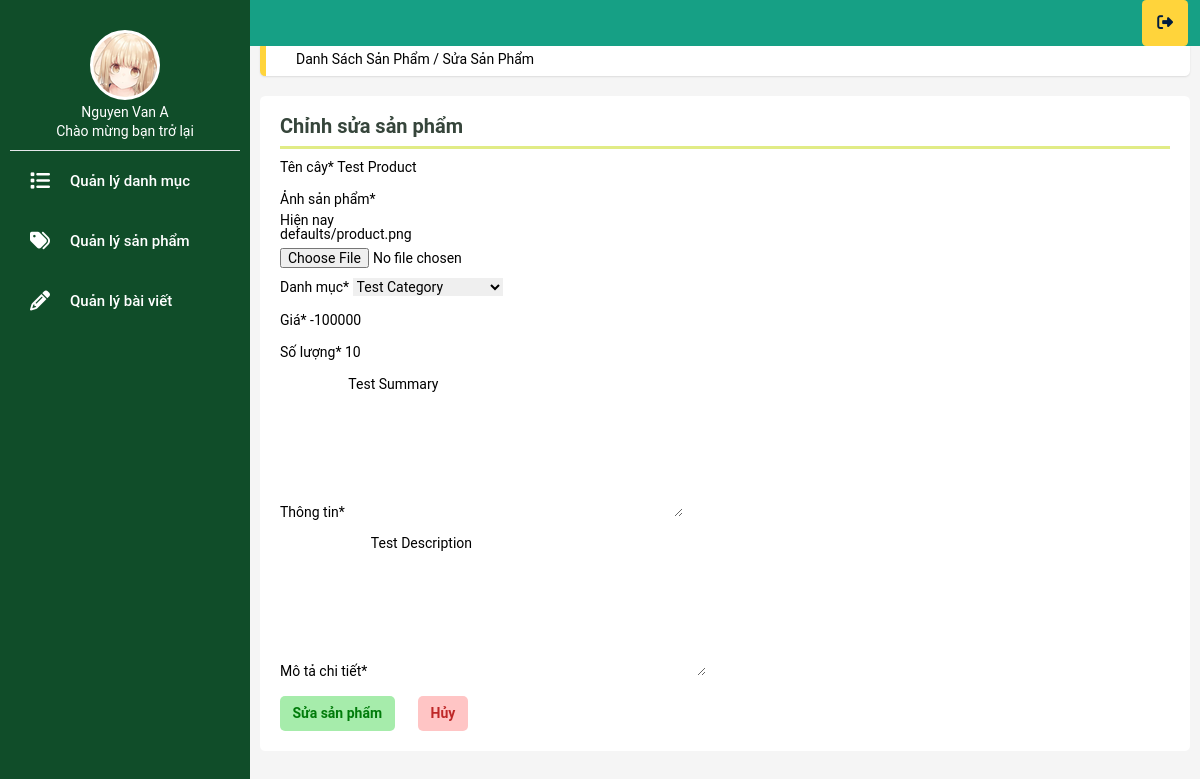
The app's page /product/1/update (signed in) with its own data.
### user/models.py (models this page shows, shortened)
class Profile(models.Model):
    user = models.OneToOneField(User, on_delete=models.CASCADE)
    email_confirmed = models.BooleanField(default=False)
    avatar = ProcessedImageField(
        upload_to=hashed_filename,
        default="defaults/avatar.png",
        processors=[ResizeToFill(64, 64)],
        format="PNG",
        options={"quality": 60},
    )
    bio = models.TextField(max_length=500, blank=True)
    def full_name(self):
        return f"{self.user.first_name} {self.user.last_name}"

### core/models.py (models this page shows, shortened)
class BaseModel(models.Model):
    created_at = models.DateTimeField(auto_now_add=True)
    updated_at = models.DateTimeField(auto_now=True)
    class Meta:
        abstract = True

class Product(BaseModel):
    name = models.CharField(max_length=255, unique=True, blank=False)
    price = models.DecimalField(
        max_digits=10, decimal_places=0, validators=[MinValueValidator(0)]
    )
    summary = models.TextField(default="")
    description = models.TextField(default="")
    quantity = models.PositiveIntegerField(default=0)
    category = models.ForeignKey(Category, on_delete=models.CASCADE)
    thumbnail = ProcessedImageField(
        upload_to=hashed_filename,
        default="defaults/product.png",
        processors=[ResizeToFill(400, 400)],
        format="PNG",
        options={"quality": 60},
    )

### core/views.py (the view)
# urls.py: path("product/<int:pk>/update", UpdateProductView.as_view(), name="product_update"),
class UpdateProductView(AdminRequiredMixin, SuccessMessageMixin, UpdateView):
    model = Product
    form_class = ProductForm
    template_name = "core/product_update.html"
    success_url = reverse_lazy("core:list_product")
    success_message = "Sản phẩm %(name)s đã được cập nhật thành công"

### core/forms.py
class ProductForm(forms.ModelForm):
    class Meta:
        model = Product
        fields = [
            "name",
            "thumbnail",
            "category",
            "price",
            "quantity",
            "summary",
            "description",
        ]
        labels = {
            "name": "Tên cây",
            "price": "Giá",
            "summary": "Thông tin",
            "thumbnail": "Ảnh sản phẩm",
            "category": "Danh mục",
            "quantity": "Số lượng",
            "description": "Mô tả chi tiết",
        }

### core/models.py (called while the page is built)
    def __str__(self):
        return self.label

### core/views.py (called while the page is built)
    def test_func(self):
        user = self.request.user
        admin_group = user.groups.filter(name="Admins").exists()
        return user.is_superuser or admin_group

### templates/core/product_update.html (shortened to what this page needs)
{% extends "layout/adminbase.html" %}
{% load crispy_forms_tags %}
{% block content %}
<div class="app-title">
    <a href="" class="">Danh Sách Sản Phẩm / Sửa Sản Phẩm</a>
</div>
<div class="row">
    <div class="col">
        <div class="tile">
            <h3 class="tile-title">Chỉnh sửa sản phẩm</h3>
            <div class="">
                <form action="" method="post" class="control-label" enctype="multipart/form-data">
                    {{ form | crispy }}
                    <div class="">
                        <input class="btn btn-save" type="submit" value="Sửa sản phẩm">
                        <a href="{% url 'core:list_product'%}" class="btn btn-cancel">Hủy</a>
                    </div>
                </form>
            </div>
        </div>
    </div>
</div>
{% endblock content %}

### templates/layout/adminbase.html (shortened to what this page needs)
{% load static %}
<!DOCTYPE html>
<html>
<head>
    <link rel="stylesheet" href="">
    <link rel="stylesheet" href="{% static 'css/tailwind-dev.css' %}?{% now 'U' %}">
    <link rel="stylesheet" href="{% static 'css/admin.css' %}">
    <link rel="stylesheet" href="https://cdnjs.cloudflare.com/ajax/libs/font-awesome/6.4.0/css/all.min.css">
</head>
<body>
    <header class="app-header">
        <ul class="app-nav">
            <li>
                <a href="{% url 'core:home' %}" class="app-nav__item"><i
                        class="m-auto text-lg fa fa-right-from-bracket"></i></a>
            </li>
        </ul>
    </header>
    <aside class="app-sidebar">
        <div class="app-sidebar__user">
            <img class="app-sidebar__user-avatar" src="{{ user.profile.avatar.url }}" width="50px" alt="User Image">
            <div>
                <p class="app-sidebar__user-name"><b>{{ user.profile.full_name }}</b></p>
                <p class="app-sidebar__user-designation">Chào mừng bạn trở lại</p>
            </div>
        </div>
        <hr>
        <ul class="app-menu">
            <li><a class="app-menu__item" href="{% url 'core:list_catagory' %}">
                    <i class='app-menu__icon fa fa-list'></i>
                    <span class="app-menu__label">Quản lý danh mục</span></a>
            </li>
            <li><a class="app-menu__item" href="{% url 'core:list_product' %}">
                    <i class='app-menu__icon fa fa-tags'></i>
                    <span class="app-menu__label">Quản lý sản phẩm</span></a>
            </li>
            <li><a class="app-menu__item" href="{% url 'blog:list_posts' %}">
                    <i class='app-menu__icon fa fa-pencil'></i>
                    <span class="app-menu__label">Quản lý bài viết</span></a>
            </li>
        </ul>
    </aside>
    <main class="app-content">
        {% block content %}
        {% endblock content %}
    </main>
</body>
</html>

### static/css/admin.css (style rules this page uses)
html, body, div, span, applet, object, iframe, h1, h2, h3, h4, h5, h6, p, blockquote, pre, a, abbr, acronym, address, big, cite, code, del, dfn, em, img, ins, kbd, q, s, samp, small, strike, strong, sub, sup, tt, var, b, u, i, center, dl, dt, dd, ol, ul, li, fieldset, form, label, legend, table, caption, tbody, tfoot, thead, tr, th, td, article, aside, canvas, details, embed, figure, figcaption, footer, header, hgroup, menu, nav, output, ruby, section, summary, time, mark, audio, video { margin: 0; padding: 0; border: 0; font: inherit; vertical-align: baseline; font-family: 'Roboto', sans-serif; font-size: 14px; font-weight: 400; }
article, aside, details, figcaption, figure, footer, header, hgroup, menu, nav, section { display: block; }
body { line-height: 1; }
ol, ul { list-style: none; }
*, *::before, *::after { box-sizing: border-box; }
a { text-decoration: none; color: black; }
.row { display: flex; flex-wrap: wrap; margin-right: -15px; margin-left: -15px; }
.col { width: 100%; min-height: 1px; padding-right: 15px; padding-left: 15px; }
.app-header { position: fixed; right: 0; top: 0; width: 100%; background-color: #16a085; padding-right: 12px; }
.app-nav { text-align: right; display: flex; justify-content: flex-end; flex: 1 0 auto; }
.app-nav__item { display: block; border-radius: 0.3rem; padding: 15px; color: rgb(0, 28, 64); background: rgb(255, 212, 59); }
.app-sidebar { position: fixed; top: 0; bottom: 0; left: 0; padding-top: 20px; width: 250px; padding-left: 10px; padding-right: 10px; background: #104d29; overflow: auto; }
.app-sidebar__user { color: white; text-align: center; padding: 10px; display: flex; flex-direction: column; align-items: center; }
.app-sidebar__user-avatar { border-radius: 50% !important; width: 70px; border: 3px solid white; background: white; margin-bottom: 10px; margin: auto; }
.app-sidebar__user-name { font-size: 17px; line-height: 1.3; }
.app-sidebar__user-designation { font-size: 14px; line-height: 1.3; }
.app-menu { padding: 5px; }
.app-menu__item { display: flex; margin-bottom: 10px; padding: 15px 15px; font-size: 1em; color: white; align-items:center; border-radius: 0.375rem; }
.app-menu__icon { font-size: 20px; width: 40px; }
.app-menu__label { font-size: 15px; font-weight: 500; }
.app-content { margin-left: 250px; margin-top: 32px; padding: 10px; background-color: #f5f5f5; min-height: calc(100vh - 50px); }
.app-title { background-color: #FFF; border-radius: .375rem; padding: 10px 30px; box-shadow: 0 1px 2px rgb(0 0 0 / 10%); border-left: 6px solid #FFD43B; margin-bottom: 20px; }
.tile { background: #ffffff; border-radius: .375rem; padding: 20px; }
.btn { display: inline-block; font-weight: 500; text-align: center; white-space: nowrap; user-select: none; border: 2px solid transparent; padding: 0.375rem 0.75rem; font-size: 0.875rem; line-height: 1.5; border-radius: .357rem; }
.btn { display: inline-block; font-weight: 500; text-align: center; white-space: nowrap; border: 2px solid transparent; padding: 0.375rem 0.75rem; font-size: 1rem; line-height: 1.5; border-radius: .357rem; }
.btn-cancel { background-color: rgb(255 197 197); color: rgb(190, 40, 40); margin-right: 20px; font-weight: 600; }
.btn-save { margin-right: 20px; background-color: rgb(166 236 171); color: rgb(1 123 10); font-weight: 600; cursor: pointer; }
.tile-title { border-bottom: 3px solid #e1ec86; padding-bottom: 10px; margin-bottom: 10px; font-size: 20px; font-weight: bold; }
.control-label { font-weight: 600; color: black; }
label { display: inline-block; margin-bottom: 0.5rem; }

### records on screen
Product: name "Test Product", category "Test Category", price "-100000", quantity "10", summary "Test Summary", description "Test Description"

### other values on screen
{{ user.profile.full_name }} "Nguyen Van A"
